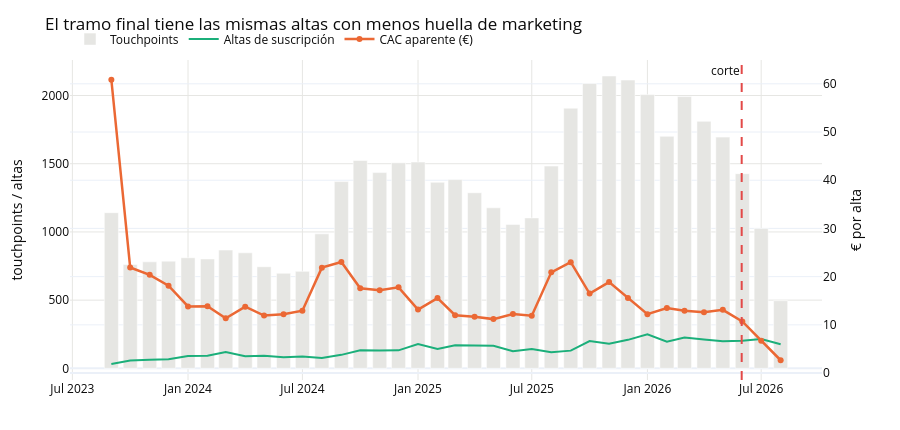

Notebook cell for this chart:
### Markdown cell above
## 2. La censura de los últimos 70 días

Antes de calcular ningún CAC hay que resolver un problema de construcción del histórico que, si se
ignora, produce exactamente la conclusión más golosa y más falsa que puede dar esta página.

Los recorridos de marketing se generan **hacia atrás desde la fecha de alta**, con una ventana de
consideración de unas diez semanas. Consecuencia: quien se da de alta en septiembre de 2026 —después
del cierre— no existe, y por tanto **sus touchpoints de julio y agosto tampoco**. El tramo final del
histórico no tiene menos clientes: tiene los mismos clientes con menos huella.

### Code cell
monthly_cost = (touchpoints.groupby("touchpoint_month")
                .agg(touchpoints=("touchpoint_id", "count"), coste=("cost_eur", "sum")))
monthly_signups = (subscribers.groupby(subscribers.first_subscription_date.dt.to_period("M")
                                       .dt.to_timestamp()).size().rename("altas"))
censoring = monthly_cost.join(monthly_signups, how="inner")
censoring["cac_aparente"] = censoring.coste / censoring.altas
print("CAC aparente por mes (coste de los touchpoints del mes / altas del mes):")
print(censoring.tail(14).round(2).to_string())

stable = censoring.loc["2026-01-01":"2026-04-01", "cac_aparente"].mean()
last = censoring.cac_aparente.iloc[-1]
print()
print(f"media enero-abril 2026: {stable:.2f} € · último mes: {last:.2f} € "
      f"({last / stable - 1:+.0%})")

fig = make_subplots(specs=[[{"secondary_y": True}]])
fig.add_trace(go.Bar(x=censoring.index, y=censoring.touchpoints, name="Touchpoints",
                     marker_color=C_GRID), secondary_y=False)
fig.add_trace(go.Scatter(x=censoring.index, y=censoring.altas, name="Altas de suscripción",
                         mode="lines", line=dict(color=C_AQUA, width=2)), secondary_y=False)
fig.add_trace(go.Scatter(x=censoring.index, y=censoring.cac_aparente, name="CAC aparente (€)",
                         mode="lines+markers", line=dict(color=C_ORANGE, width=2.5)),
              secondary_y=True)
fig.add_vline(x=CENSORING_CUTOFF, line=dict(color=C_RED, width=2, dash="dash"),
              annotation_text="corte", annotation_position="top left")
fig.update_layout(**{**PLOT_LAYOUT, "height": 430},
                  title="El tramo final tiene las mismas altas con menos huella de marketing")
fig.update_yaxes(title_text="touchpoints / altas", secondary_y=False)
fig.update_yaxes(title_text="€ por alta", secondary_y=True)
fig.show()

### Figure 1 — Plotly figure (JSON) as saved in the notebook; plotly's stock layout.template omitted (floating-point values rounded to 4 significant figures)
{"data": [{"marker": {"color": "#e6e6e3"}, "name": "Touchpoints", "type": "bar", "x": ["2023-09-01T00:00:00.000000", "2023-10-01T00:00:00.000000", "2023-11-01T00:00:00.000000", "2023-12-01T00:00:00.000000", "2024-01-01T00:00:00.000000", "2024-02-01T00:00:00.000000", "2024-03-01T00:00:00.000000", "2024-04-01T00:00:00.000000", "2024-05-01T00:00:00.000000", "2024-06-01T00:00:00.000000", "2024-07-01T00:00:00.000000", "2024-08-01T00:00:00.000000", "2024-09-01T00:00:00.000000", "2024-10-01T00:00:00.000000", "2024-11-01T00:00:00.000000", "2024-12-01T00:00:00.000000", "2025-01-01T00:00:00.000000", "2025-02-01T00:00:00.000000", "2025-03-01T00:00:00.000000", "2025-04-01T00:00:00.000000", "2025-05-01T00:00:00.000000", "2025-06-01T00:00:00.000000", "2025-07-01T00:00:00.000000", "2025-08-01T00:00:00.000000", "2025-09-01T00:00:00.000000", "2025-10-01T00:00:00.000000", "2025-11-01T00:00:00.000000", "2025-12-01T00:00:00.000000", "2026-01-01T00:00:00.000000", "2026-02-01T00:00:00.000000", "2026-03-01T00:00:00.000000", "2026-04-01T00:00:00.000000", "2026-05-01T00:00:00.000000", "2026-06-01T00:00:00.000000", "2026-07-01T00:00:00.000000", "2026-08-01T00:00:00.000000"], "xaxis": "x", "y": [1141, 761, 781, 786, 811, 802, 867, 847, 745, 697, 711, 986, 1369, 1524, 1435, 1507, 1512, 1364, 1384, 1287, 1177, 1055, 1103, 1483, 1907, 2088, 2143, 2113, 2007, 1701, 1992, 1811, 1695, 1427, 1026, 496], "yaxis": "y"}, {"line": {"color": "#1baf7a", "width": 2}, "mode": "lines", "name": "Altas de suscripción", "type": "scatter", "x": ["2023-09-01T00:00:00.000000", "2023-10-01T00:00:00.000000", "2023-11-01T00:00:00.000000", "2023-12-01T00:00:00.000000", "2024-01-01T00:00:00.000000", "2024-02-01T00:00:00.000000", "2024-03-01T00:00:00.000000", "2024-04-01T00:00:00.000000", "2024-05-01T00:00:00.000000", "2024-06-01T00:00:00.000000", "2024-07-01T00:00:00.000000", "2024-08-01T00:00:00.000000", "2024-09-01T00:00:00.000000", "2024-10-01T00:00:00.000000", "2024-11-01T00:00:00.000000", "2024-12-01T00:00:00.000000", "2025-01-01T00:00:00.000000", "2025-02-01T00:00:00.000000", "2025-03-01T00:00:00.000000", "2025-04-01T00:00:00.000000", "2025-05-01T00:00:00.000000", "2025-06-01T00:00:00.000000", "2025-07-01T00:00:00.000000", "2025-08-01T00:00:00.000000", "2025-09-01T00:00:00.000000", "2025-10-01T00:00:00.000000", "2025-11-01T00:00:00.000000", "2025-12-01T00:00:00.000000", "2026-01-01T00:00:00.000000", "2026-02-01T00:00:00.000000", "2026-03-01T00:00:00.000000", "2026-04-01T00:00:00.000000", "2026-05-01T00:00:00.000000", "2026-06-01T00:00:00.000000", "2026-07-01T00:00:00.000000", "2026-08-01T00:00:00.000000"], "xaxis": "x", "y": [32, 58, 63, 66, 91, 92, 119, 89, 93, 82, 87, 76, 99, 133, 131, 132, 179, 142, 170, 167, 165, 126, 142, 118, 130, 200, 181, 209, 250, 195, 226, 212, 198, 202, 215, 177], "yaxis": "y"}, {"line": {"color": "#eb6834", "width": 2.5}, "mode": "lines+markers", "name": "CAC aparente (€)", "type": "scatter", "x": ["2023-09-01T00:00:00.000000", "2023-10-01T00:00:00.000000", "2023-11-01T00:00:00.000000", "2023-12-01T00:00:00.000000", "2024-01-01T00:00:00.000000", "2024-02-01T00:00:00.000000", "2024-03-01T00:00:00.000000", "2024-04-01T00:00:00.000000", "2024-05-01T00:00:00.000000", "2024-06-01T00:00:00.000000", "2024-07-01T00:00:00.000000", "2024-08-01T00:00:00.000000", "2024-09-01T00:00:00.000000", "2024-10-01T00:00:00.000000", "2024-11-01T00:00:00.000000", "2024-12-01T00:00:00.000000", "2025-01-01T00:00:00.000000", "2025-02-01T00:00:00.000000", "2025-03-01T00:00:00.000000", "2025-04-01T00:00:00.000000", "2025-05-01T00:00:00.000000", "2025-06-01T00:00:00.000000", "2025-07-01T00:00:00.000000", "2025-08-01T00:00:00.000000", "2025-09-01T00:00:00.000000", "2025-10-01T00:00:00.000000", "2025-11-01T00:00:00.000000", "2025-12-01T00:00:00.000000", "2026-01-01T00:00:00.000000", "2026-02-01T00:00:00.000000", "2026-03-01T00:00:00.000000", "2026-04-01T00:00:00.000000", "2026-05-01T00:00:00.000000", "2026-06-01T00:00:00.000000", "2026-07-01T00:00:00.000000", "2026-08-01T00:00:00.000000"], "xaxis": "x", "y": [60.84, 21.89, 20.38, 18.13, 13.83, 13.88, 11.35, 13.76, 11.93, 12.21, 12.94, 21.86, 23.04, 17.58, 17.17, 17.78, 13.17, 15.55, 12.0, 11.68, 11.19, 12.23, 11.89, 20.9, 22.99, 16.48, 18.87, 15.58, 12.21, 13.48, 12.92, 12.6, 13.11, 10.72, 6.7, 2.657], "yaxis": "y2"}], "layout": {"annotations": [{"showarrow": false, "text": "corte", "x": "2026-05-31T00:00:00", "xanchor": "right", "xref": "x", "y": 1, "yanchor": "top", "yref": "y domain"}], "font": {"color": "#0b0b0b", "size": 12}, "height": 430, "hovermode": "x unified", "legend": {"orientation": "h", "x": 0, "y": 1.02, "yanchor": "bottom"}, "margin": {"b": 50, "l": 70, "r": 30, "t": 60}, "shapes": [{"line": {"color": "#e34948", "dash": "dash", "width": 2}, "type": "line", "x0": "2026-05-31T00:00:00", "x1": "2026-05-31T00:00:00", "xref": "x", "y0": 0, "y1": 1, "yref": "y domain"}], "title": {"text": "El tramo final tiene las mismas altas con menos huella de marketing"}, "xaxis": {"anchor": "y", "domain": [0.0, 0.94], "gridcolor": "#e6e6e3"}, "yaxis": {"anchor": "x", "domain": [0.0, 1.0], "gridcolor": "#e6e6e3", "title": {"text": "touchpoints / altas"}}, "yaxis2": {"anchor": "x", "overlaying": "y", "side": "right", "title": {"text": "€ por alta"}}}}
